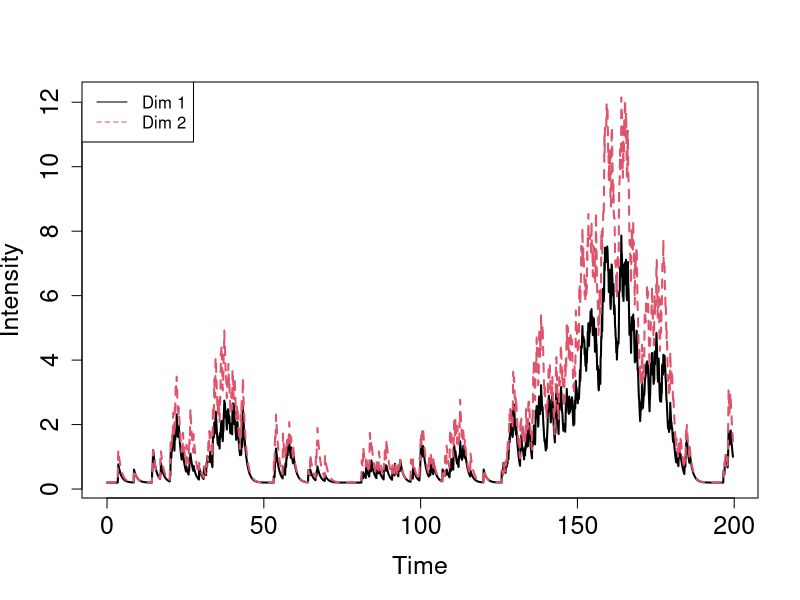

The R source for this figure:
LambdaValue<-function(time,history,sub_process,mu,alpha,beta)
{
    #value is 1xM matrix to store ambda value of each process
    M<-dim(mu)[1]
    value<-mu;
    history_before_time<-history[history<=time,];
    sub_process_before_time<-list();
    #trim the sub_process to the length before time
    #print(sub_process[[2]])
    for(m in 1:M)
    {
        #coerce as matrix
        temp<-sub_process[[m]][sub_process[[m]]<=time,];
        temp_dim<-length(temp);
        if(temp_dim==0)
        {
            sub_process_before_time[[m]]<-array(0,dim=c(1,1))
        }
        else
        {
            sub_process_before_time[[m]]<-array(temp,dim=c(temp_dim,1))
        }
        #sub_process[[m]]<-array(sub_process[[m]],dim=c(temp_dim,1))
        #print(sub_process[[m]])
        #print(sub_process_before_time[[m]])

    }

    if(time<history[1,1])
    {
        #if time is smaller than the first event, the lambda will be mu
        value<-mu;
        #print(value)
        return (value);
    }
    else
    {
        for(m in 1:M)
        {

            #for lambda m
            for(j in 1:M)
            {
                #for calculating stimulation of sub_process j 
                for(i in 1:dim(sub_process_before_time[[j]])[1])
                {

                    #print(sub_process_before_time[[j]])    
                    value[m,1]=value[m,1]+alpha[m,j]*exp(-beta[m,j]*(time-sub_process_before_time[[j]][i,1]));
                }
                    
            }
        }
    return (value);
    }
}

MultiHawkesSim<-function(mu,alpha,beta,T)
{

    #mu:background intensity M x 1 matrix
    #alpha,beta: M x M matrix, with rows i being the parameters of process i
    #T: scalar, end time of simulation
    
    #M is the total number of processes in the model
    M<-dim(mu)[1];
    total_index<-1;sub_index<-array(1,dim=c(1,M));
    total_intensity<-sum(mu);

    #First Event
    s<--log(runif(1))/total_intensity;
    #CC print(s)
    #t:Store event time,col1=real time,col2=Index of process, from 1 to M,col3=Index of event within a process
    t<-array(0,dim=c(1,1));
    #sub_process stores the sub history of each process
    sub_process<-list();
    n0=0;
    for(m in 1:M)
    {
        sub_process[[m]]<-array(0,dim=c(1,1));
    }
    #print(s)
    if(s>T)
    {
        return (list(t,sub_process));
        #print("quit!")
    }

    #Attribution test
    randomD<-runif(1);
    if(mu[1,1]/total_intensity>=randomD)
    {
        #print(randomD)
        t[1,1]<-s;
        #print(t)
        sub_process[[1]][1,1]<-s;
        n0<-1;
    }
    else
    {
        for(j in 2:M)
        {
            if ((sum(mu[c(1:j-1),1])/total_intensity<randomD)&&(sum(mu[c(1:j),1])/total_intensity>=randomD))
            {
                t[1,1]<-s;
                #print(t)
                sub_process[[j]][1,1]<-s;
                n0<-j;
            }
        }
    }
    #CC print(t)

    #General Routine
    out_range<-FALSE;
    while(out_range==FALSE)
    {
        total_index<-total_index+1;
        sub_index[1,n0]<-sub_index[1,n0]+1;
        total_intensity<-sum(LambdaValue(t[total_index-1,1],t,sub_process,mu,alpha,beta))+sum(alpha[,n0]);

        s<-s-log(runif(1))/total_intensity;
        if(s>T){break;}

        while(out_range==FALSE)
        { 
            #Attribution - Rejection test
            value=LambdaValue(s,t,sub_process,mu,alpha,beta);
            #print(value)
            intensity_s=sum(value);
            randomD=runif(1)#
            if(intensity_s/total_intensity>=randomD)
            {
                if(value[1,1]/total_intensity>=randomD)
                {             
                    sub_process[[1]]<-rbind(sub_process[[1]],c(s));
                    #print(sub_process[[1]])
                    t<-rbind(t,c(s));
                    n0<-1
                }
                else
                {
                    for(j in 2:M)
                    {
                        if ((sum(value[c(1:j-1),1])/total_intensity<randomD)&&(sum(value[c(1:j),1])/total_intensity>=randomD))
                        {
                            t<-rbind(t,c(s));
                            sub_process[[j]]<-rbind(sub_process[[j]],c(s));
                            n0<-j;
                        }
                    }
                }
                break; 
            }
            else
            {
                total_intensity<-sum(value);
                s<-s-log(runif(1))/total_intensity;
                if(s>T)
                {
                    out_range<-TRUE;
                    #print(out_range)
                    break;
                }
            }
        }
    }
    
    #Remove the entry t=0 in sub_process
    for(i in 1:M)
    {
        if (sub_process[[i]][1,1]==0)
            sub_process[[i]]=as.matrix(sub_process[[i]][-1,])
            #print(i)
    }
    return (list(t,sub_process));
}

MultiHawkesPlot<-function(history,mu,alpha,beta)
{
    process=history[[1]];
    sub_process=history[[2]];
    number=length(sub_process);
    time=seq(0,max(process),by=0.1);
    y<-array();
    for(i in 1:length(time))
    {
        y<-rbind(y,c(LambdaValue(time[i],process,sub_process,mu,alpha,beta)));
        #print(time[i])
        #print(y[i+1,])
    }
    #print(y)
    y=y[-1,]
    matplot(time,cbind(y[,1],y[,2]),type='l',xlab="Time",ylab="Intensity",lwd=2,cex.axis=1.5,cex.lab=1.5)
    legend("topleft",c("Dim 1","Dim 2"),lty=1:2,col=c(1,2))
}
T<-200
mu<-array(c(0.2,0.2),dim=c(2,1));
alpha<-array(c(0.2,0.7,0.4,0.4),dim=c(2,2));
beta<-array(c(1,1,1,1),dim=c(2,2));
x<-MultiHawkesSim(mu,alpha,beta,T);
MultiHawkesPlot(x,mu,alpha,beta);